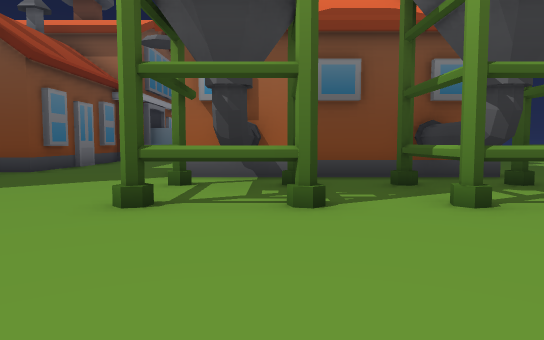
View 1 (above)

24 first-person views from a walk through a Unity game level. The camera is 1.5 m above the floor, tilts 4° down and sees 70° across. The floor is counted in squares, 2 m on a side. Each view is taken from the middle of a square. On the plan, view 1 faces up. The plan holds only what a view shows up to about 12 squares ahead; the rest is blank. The place goes on beyond the plan. The player character is not drawn.

View 2
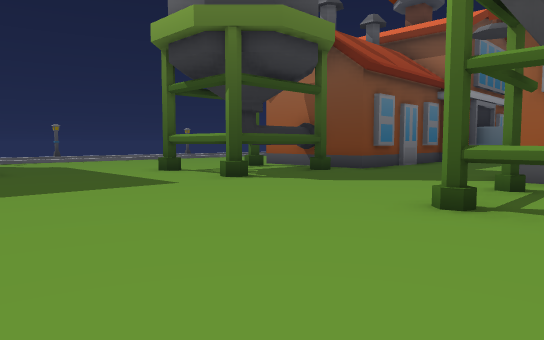

View 3
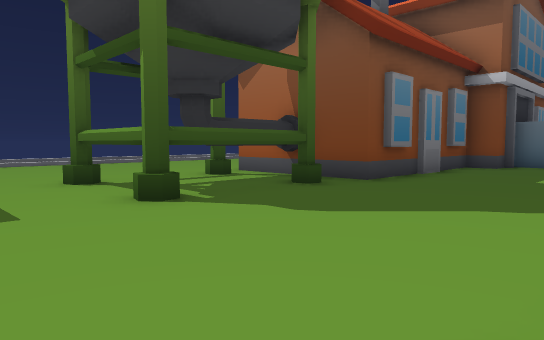

View 4
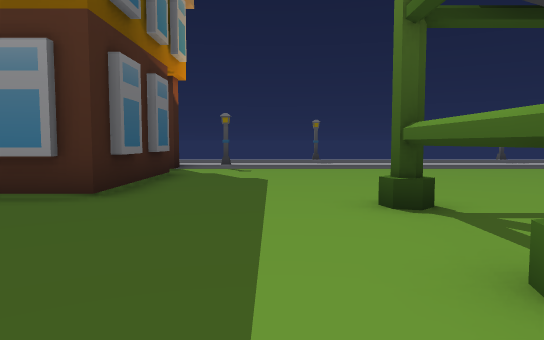

View 5
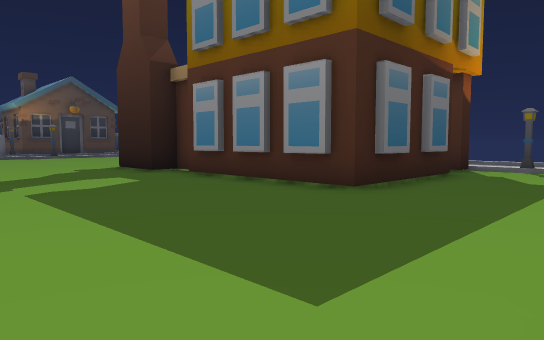

View 6
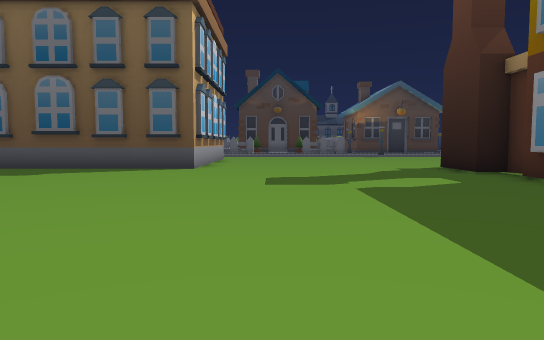

View 7
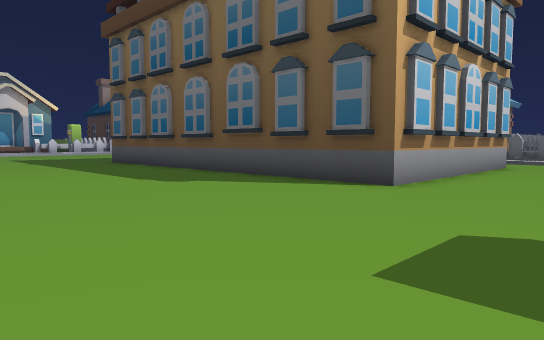

View 8
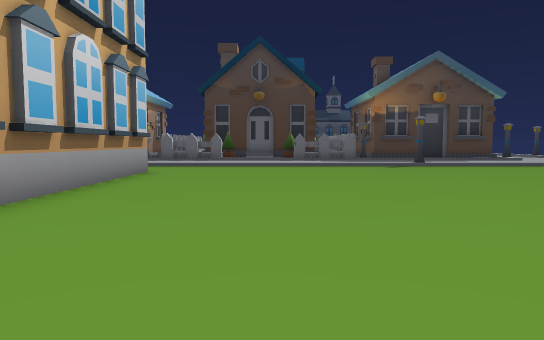

View 9
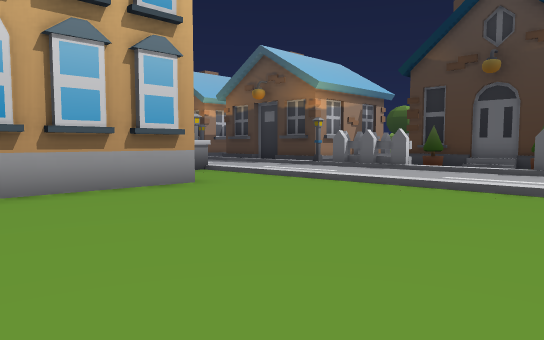

View 10
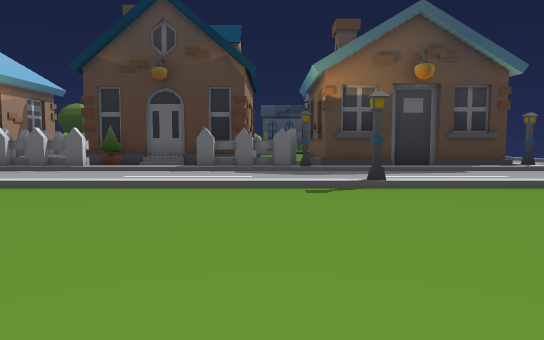

View 11
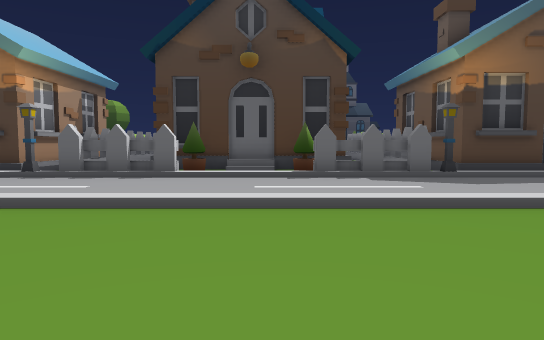

View 12
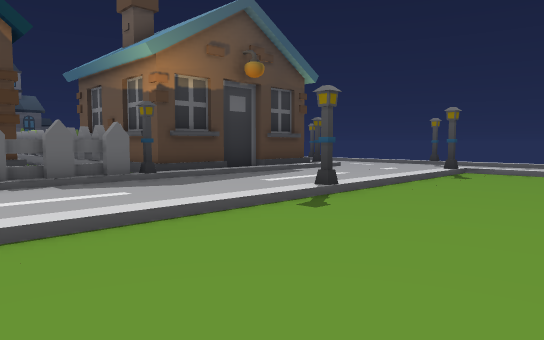

View 13
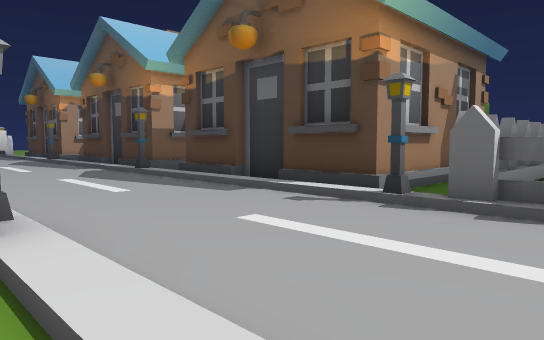

View 14
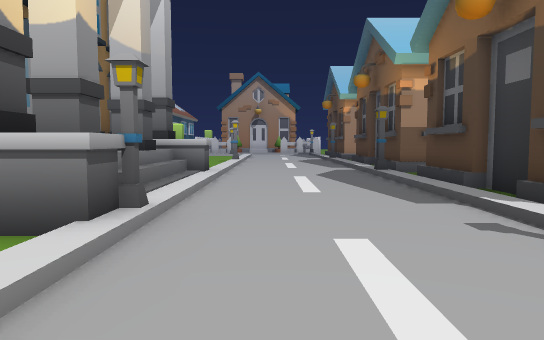

View 15
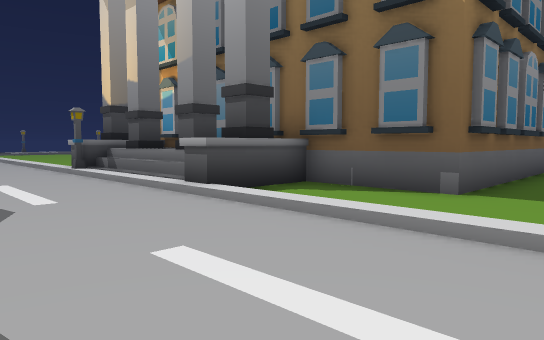

View 16
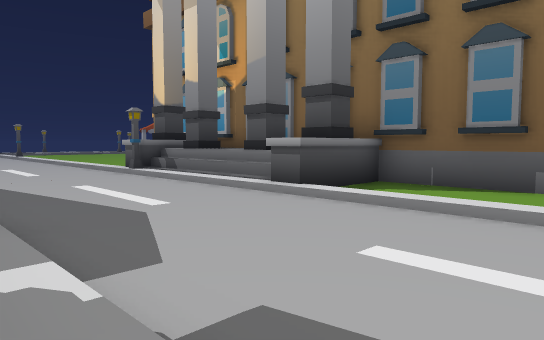

View 17
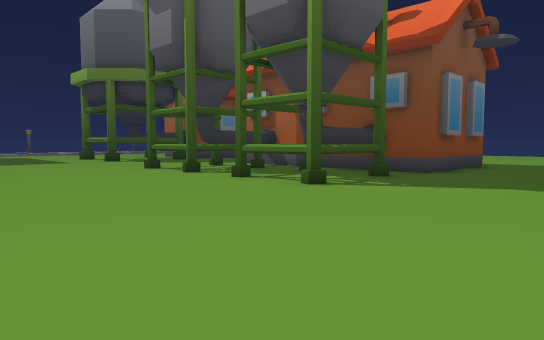

View 18
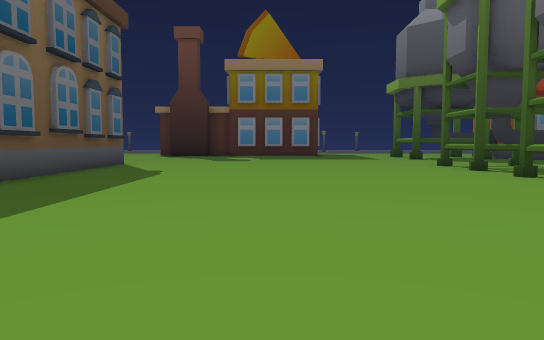

View 19
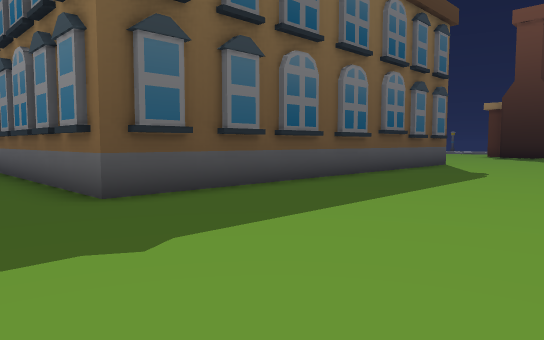

View 20
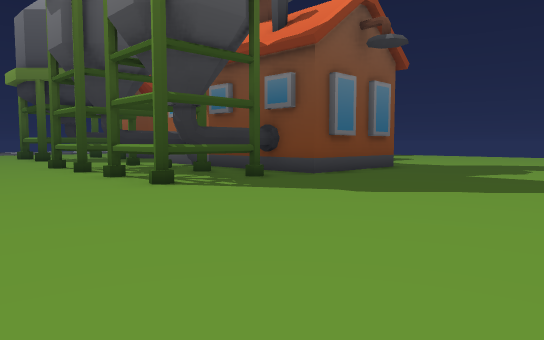

View 21
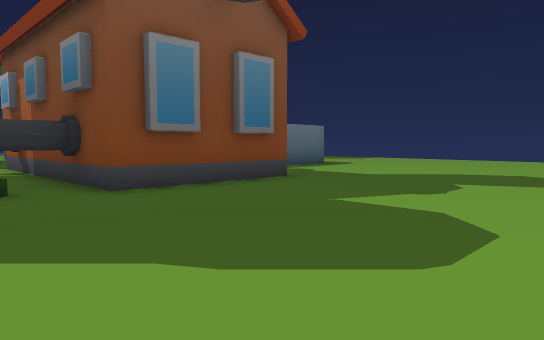

View 22
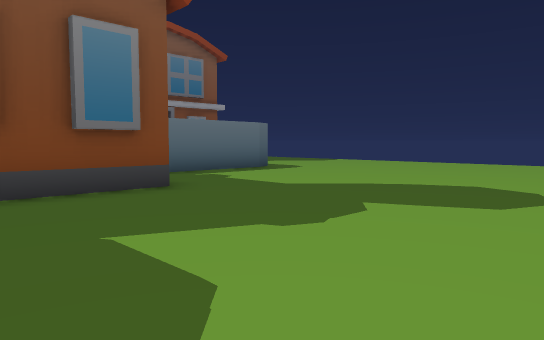

View 23
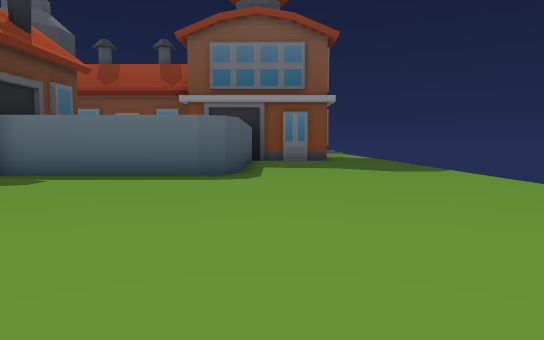

View 24
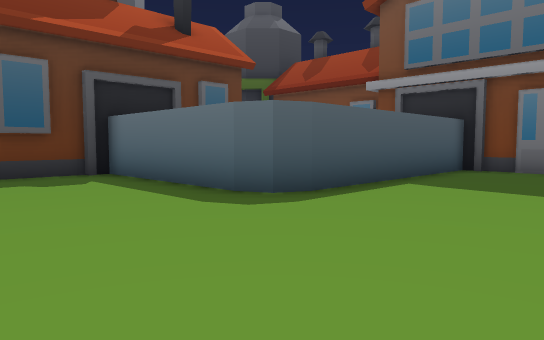

### Floor plan
Key: @ floor where view 1 was taken; # wall or solid block; x gap in a wall; . floor; / step, stairs or slope; ^ raised ledge; T thing the floor can be seen under or through; S streetlight; H house.
Columns run from 17 left of view 1 to 11 right of it. Each row starts with its distance up from view 1.
 23                 ........
 22                 ...........
 21                ............
 20            #................
 19            #.................
 18            ########.........
 17            ###    ##........
 16            #..     #........
 15            #..     #........
 14            #..     #........
 13           ##...    #........
 12           #....    ####......
 11  ..       #....       #......
 10  ......#  #....       #.....
  9  ......T  #....########......
  8  ......   #.....#...T........
  7  ......   #.....#.#.T.#.....
  6  ......TT##.....##..TT.......
  5  ...............#^..T^......
  4  ............................
  3  S...........................
  2  ...........................
  1  H.H....................... .
  0       ...........@..........
 -1       .......................
 -2       ......................
 -3        ......................
 -4       #......................
 -5       ##....................
 -6        #....................
 -7        ........############.
 -8        ........#          #.
 -9        ........#          #.
-10       .........#          #
-11      ..........#          #.
-12      ..........#          #.
-13    ............############.
-14  ................#//   x....
-15  ................^/////^....
-16  S....S///////////S//////////
-17 .............................
-18 .............................
-19  ............................
-20  S....HSHHH...HHS.H....S.H..
-21    ####HH.H  H  H####   #
-22       #HHHH  HH H#

Positions as (right, up) in squares from view 1, and headings:
1: (0, 0), facing up
2: (0, 0), facing up-left
3: (-2, 3), facing up-left
4: (-5, 4), facing left
5: (-5, 5), facing down-left
6: (-5, 5), facing down
7: (-6, 0), facing down-right
8: (-6, -3), facing down
9: (-9, -9), facing down-right
10: (-9, -9), facing down
11: (-6, -11), facing down
12: (-6, -12), facing down-left
13: (-3, -15), facing down-right
14: (-3, -17), facing right
15: (11, -19), facing up-left
16: (10, -20), facing up-left
17: (9, -1), facing up-left
18: (11, -1), facing left
19: (11, -1), facing down-left
20: (11, 1), facing up-left
21: (11, 6), facing up-left
22: (11, 9), facing up-left
23: (11, 19), facing left
24: (6, 22), facing down-left
